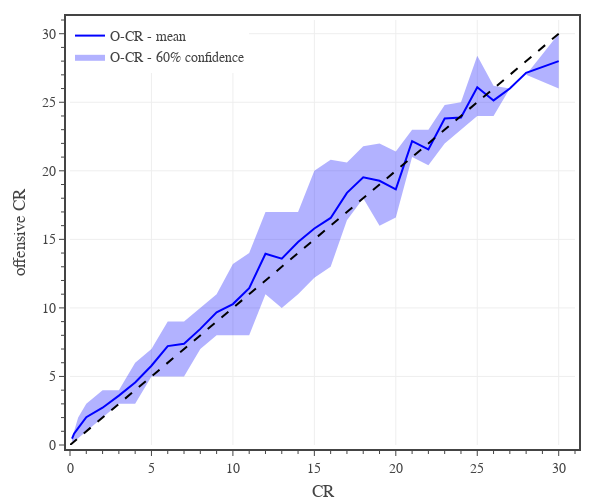

Here is the notebook cell this chart was saved with:
### Code cell
# offensive CR

# create figure
fig = go.Figure(
    layout=go.Layout(
        template=TFB_TEMPLATE,
        margin=dict(l=70, r=25, b=55, t=20, pad=4),
        xaxis=dict(
            title_text='CR',
            range=[0,31],
            tick0=0, dtick=5,
            minor=dict(tick0=0, dtick=1),
        ),
        yaxis=dict(
            title_text='offensive CR',
            range=[0,31],
            tick0=0, dtick=5,
            minor=dict(tick0=0, dtick=1),
        ),
        legend=dict(
            xanchor='left', yanchor='top',
            x=0.00, y=1.00,
            orientation='v',
            tracegroupgap=0,
        )
    )
)

# plot monster confidence interval and average
plot_confidence_interval(fig, df0, 0.6, 'CR', 'O-CR DMG', 'O-CR', 'rgba(0, 0, 255, 1.0)', 'rgba(0, 0, 255, 0.3)')

# plot reference line
fig.add_trace(go.Scatter(
    x=[0,30], y=[0,30],
    mode='lines', 
    name='DMG',
    line=dict(color='black', dash='dash'),
    hoverinfo='skip', 
    showlegend=False,
))

# show figure
fig.update_layout(width=600, height=500)
fig.show(config=TFB_CONFIG)

# save figures
if SAVEFIGS:
    fig.update_layout(autosize=True, width=None, height=None)
    save_fig_html(fig, format='large', name='fig-o-cr-vs-cr')
    save_fig_html(fig, format='small', name='fig-o-cr-vs-cr')

### Figure 1 — Plotly figure (JSON) as saved in the notebook; plotly's stock layout.template omitted (floating-point values rounded to 4 significant figures)
{"data": [{"hoverinfo": "skip", "legendgroup": "O-CR", "line": {"width": 0}, "showlegend": false, "type": "scatter", "x": [0.125, 0.25, 0.5, 1, 2, 3, 4, 5, 6, 7, 8, 9, 10, 11, 12, 13, 14, 15, 16, 17, 18, 19, 20, 21, 22, 23, 24, 25, 26, 27, 28, 30], "y": [0.5, 1, 2, 3, 4, 4, 6, 7, 9, 9, 10, 11, 13.2, 14, 17, 17, 17, 20, 20.8, 20.6, 21.8, 22, 21.4, 23, 23, 24.8, 25, 28.4, 26.2, 26, 27, 30]}, {"fill": "tonexty", "fillcolor": "rgba(0, 0, 255, 0.3)", "hoverinfo": "skip", "legendgroup": "O-CR", "line": {"width": 0}, "name": "O-CR - 60% confidence", "type": "scatter", "x": [0.125, 0.25, 0.5, 1, 2, 3, 4, 5, 6, 7, 8, 9, 10, 11, 12, 13, 14, 15, 16, 17, 18, 19, 20, 21, 22, 23, 24, 25, 26, 27, 28, 30], "y": [0.25, 0.25, 0.5, 1, 2, 3, 3, 5, 5, 5, 7, 8, 8, 8, 11, 10, 11, 12.2, 13, 16.4, 18, 16, 16.6, 21, 20.4, 22, 23, 24, 24, 26, 27, 26]}, {"hovertemplate": "<b>O-CR</b><br>CR %{x:,.0f}<br>Mean %{y:,.1f}<br><extra></extra>", "legendgroup": "O-CR", "line": {"color": "rgba(0, 0, 255, 1.0)"}, "mode": "lines", "name": "O-CR - mean", "type": "scatter", "x": [0.125, 0.25, 0.5, 1, 2, 3, 4, 5, 6, 7, 8, 9, 10, 11, 12, 13, 14, 15, 16, 17, 18, 19, 20, 21, 22, 23, 24, 25, 26, 27, 28, 30], "y": [0.4665, 0.8289, 1.226, 2.029, 2.72, 3.602, 4.557, 5.784, 7.215, 7.386, 8.471, 9.672, 10.28, 11.44, 13.95, 13.6, 14.8, 15.79, 16.56, 18.39, 19.53, 19.27, 18.64, 22.16, 21.56, 23.81, 23.88, 26.1, 25.13, 26, 27.14, 28]}, {"hoverinfo": "skip", "line": {"color": "black", "dash": "dash"}, "mode": "lines", "name": "DMG", "showlegend": false, "type": "scatter", "x": [0, 30], "y": [0, 30]}], "layout": {"height": 500, "legend": {"orientation": "v", "tracegroupgap": 0, "x": 0, "xanchor": "left", "y": 1, "yanchor": "top"}, "margin": {"b": 55, "l": 70, "pad": 4, "r": 25, "t": 20}, "width": 600, "xaxis": {"dtick": 5, "minor": {"dtick": 1, "tick0": 0}, "range": [0, 31], "tick0": 0, "title": {"text": "CR"}}, "yaxis": {"dtick": 5, "minor": {"dtick": 1, "tick0": 0}, "range": [0, 31], "tick0": 0, "title": {"text": "offensive CR"}}}}
